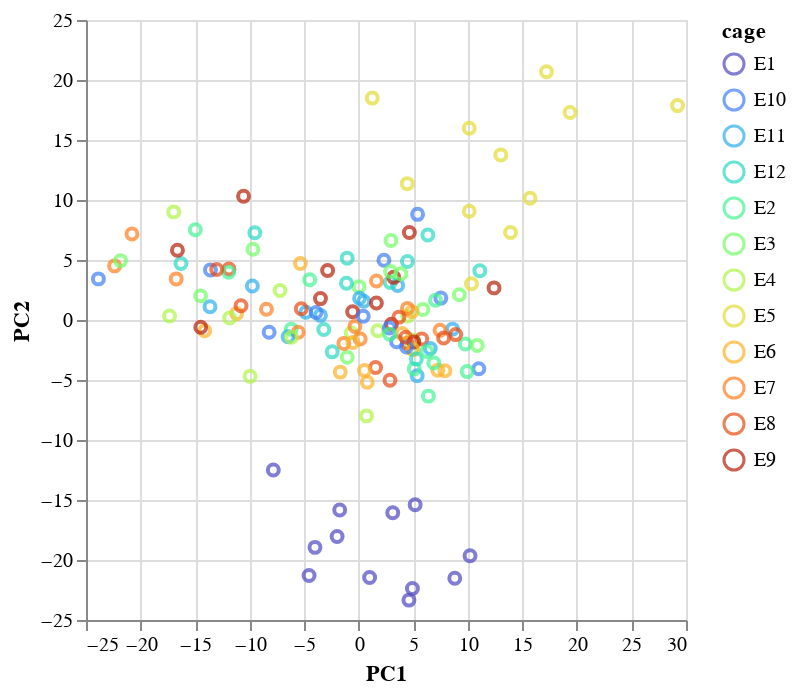

Write notebook code for a chart like this one.
### Code cell
alt.Chart(df_plot).mark_point().encode(
    x='PC1',
    y='PC2',
    color=alt.Color('cage', scale=alt.Scale(scheme='turbo'))
)

### Figure 1 — Vega-Lite specification as saved in the notebook (floating-point values rounded to 4 significant figures; data arrays with more than 128 entries replaced by an {"elided": "..."} marker saying what was removed)
{"config": {"view": {"continuousWidth": 300, "continuousHeight": 300}}, "data": {"name": "data-51e79de4fad6d9925a99b94c32c45687"}, "mark": {"type": "point"}, "encoding": {"color": {"field": "cage", "scale": {"scheme": "turbo"}, "type": "nominal"}, "x": {"field": "PC1", "type": "quantitative"}, "y": {"field": "PC2", "type": "quantitative"}}, "$schema": "https://vega.github.io/schema/vega-lite/v5.20.1.json", "datasets": {"data-51e79de4fad6d9925a99b94c32c45687": {"elided": "139 records"}}}
